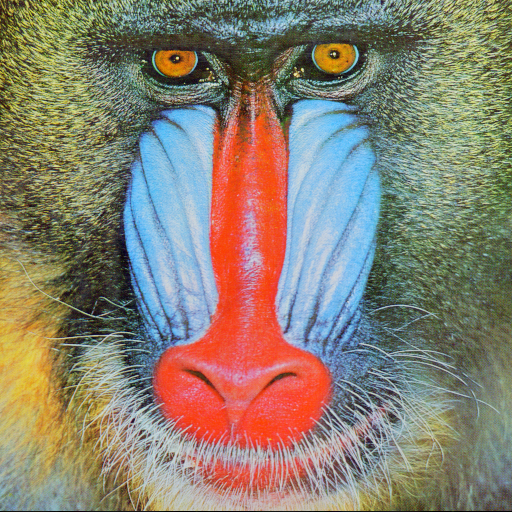
#> input picture mc920/trab1/in/baboon.png, 512 x 512 px, found by its file name
$ python mode.py
#> lines starting #> are read from the running program, lines starting #| are printed output that depends on the picture
import cv2
import numpy as np
import matplotlib.pyplot as plt

def mode(window):
    values = [0 for i in range(256)]
    used_pixels = []
    for px in window:
        values[px] += 1
        used_pixels.append(px)

    #FIXME
    return np.max(used_pixels) # mode

image = cv2.imread("../in/baboon.png", cv2.IMREAD_GRAYSCALE)
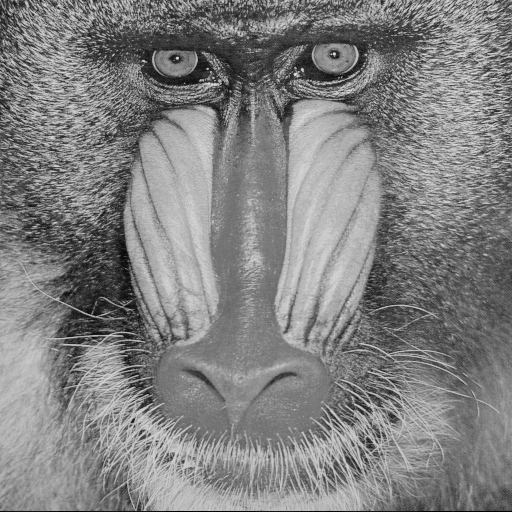
#> image: shape (512, 512); min 0, max 230, mean 129.1
result = image[:,:].copy()
for y in range(3,image.shape[0]-3):
    for x in range(3,image.shape[1]-3):
        window = [
            image[x-1,y-1],image[x,y-1],image[x+1,y-1],
            image[x-1,y],image[x,y],image[x+1,y],
            image[x-1,y+1],image[x,y+1],image[x+1,y+1]
        ]
        result[x,y] = mode(window)
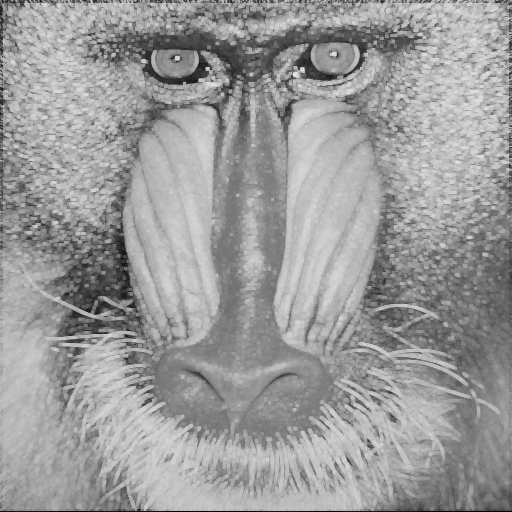
#> result: shape (512, 512); min 0, max 230, mean 154.9

plt.imshow(result, cmap="gray", vmin=0, vmax=255)
plt.show()
